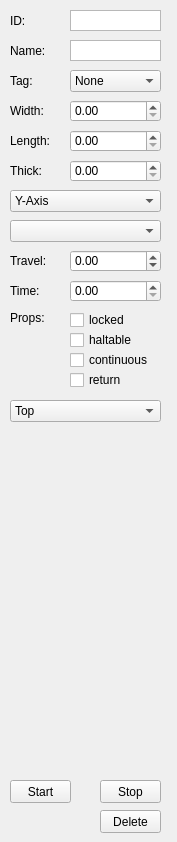
    <widget class="QWidget" name="lifts">
     <attribute name="icon">
      <iconset resource="resources.qrc">
       <normaloff>:/Icons/tools-lift.png</normaloff>:/Icons/tools-lift.png</iconset>
     </attribute>
     <attribute name="title">
      <string>Lifts</string>
     </attribute>
     <widget class="QCheckBox" name="checkLiftLocked">
      <property name="geometry">
       <rect>
        <x>70</x>
        <y>310</y>
        <width>91</width>
        <height>20</height>
       </rect>
      </property>
      <property name="toolTip">
       <string>Not implemented yet</string>
      </property>
      <property name="text">
       <string>locked</string>
      </property>
     </widget>
     <widget class="QPushButton" name="pushLiftDelete">
      <property name="geometry">
       <rect>
        <x>100</x>
        <y>810</y>
        <width>61</width>
        <height>23</height>
       </rect>
      </property>
      <property name="text">
       <string>Delete</string>
      </property>
     </widget>
     <widget class="QDoubleSpinBox" name="spinLiftTime">
      <property name="geometry">
       <rect>
        <x>70</x>
        <y>280</y>
        <width>91</width>
        <height>22</height>
       </rect>
      </property>
      <property name="minimum">
       <double>0.000000000000000</double>
      </property>
      <property name="maximum">
       <double>300.000000000000000</double>
      </property>
      <property name="singleStep">
       <double>0.250000000000000</double>
      </property>
     </widget>
     <widget class="QComboBox" name="comboLiftTag">
      <property name="geometry">
       <rect>
        <x>70</x>
        <y>70</y>
        <width>91</width>
        <height>22</height>
       </rect>
      </property>
      <item>
       <property name="text">
        <string>None</string>
       </property>
      </item>
     </widget>
     <widget class="QDoubleSpinBox" name="spinLiftTravel">
      <property name="geometry">
       <rect>
        <x>70</x>
        <y>250</y>
        <width>91</width>
        <height>22</height>
       </rect>
      </property>
      <property name="minimum">
       <double>-16384.000000000000000</double>
      </property>
      <property name="maximum">
       <double>16384.000000000000000</double>
      </property>
      <property name="singleStep">
       <double>0.062500000000000</double>
      </property>
     </widget>
     <widget class="QPlainTextEdit" name="plainLiftD">
      <property name="geometry">
       <rect>
        <x>70</x>
        <y>10</y>
        <width>91</width>
        <height>21</height>
       </rect>
      </property>
      <property name="verticalScrollBarPolicy">
       <enum>Qt::ScrollBarPolicy::ScrollBarAlwaysOff</enum>
      </property>
      <property name="horizontalScrollBarPolicy">
       <enum>Qt::ScrollBarPolicy::ScrollBarAlwaysOff</enum>
      </property>
      <property name="undoRedoEnabled">
       <bool>false</bool>
      </property>
      <property name="lineWrapMode">
       <enum>QPlainTextEdit::LineWrapMode::NoWrap</enum>
      </property>
      <property name="readOnly">
       <bool>true</bool>
      </property>
     </widget>
     <widget class="QLabel" name="labelLiftTime">
      <property name="geometry">
       <rect>
        <x>10</x>
        <y>280</y>
        <width>61</width>
        <height>21</height>
       </rect>
      </property>
      <property name="text">
       <string>Time:</string>
      </property>
     </widget>
     <widget class="QDoubleSpinBox" name="spinLiftWidth">
      <property name="geometry">
       <rect>
        <x>70</x>
        <y>100</y>
        <width>91</width>
        <height>22</height>
       </rect>
      </property>
      <property name="minimum">
       <double>0.000000000000000</double>
      </property>
      <property name="maximum">
       <double>16384.000000000000000</double>
      </property>
      <property name="singleStep">
       <double>0.250000000000000</double>
      </property>
     </widget>
     <widget class="QPushButton" name="pushLiftStart">
      <property name="geometry">
       <rect>
        <x>10</x>
        <y>780</y>
        <width>61</width>
        <height>23</height>
       </rect>
      </property>
      <property name="text">
       <string>Start</string>
      </property>
     </widget>
     <widget class="QLabel" name="labelLiftID">
      <property name="geometry">
       <rect>
        <x>10</x>
        <y>10</y>
        <width>61</width>
        <height>21</height>
       </rect>
      </property>
      <property name="text">
       <string>ID:</string>
      </property>
     </widget>
     <widget class="QLabel" name="labelLiftWidth">
      <property name="geometry">
       <rect>
        <x>10</x>
        <y>100</y>
        <width>61</width>
        <height>21</height>
       </rect>
      </property>
      <property name="text">
       <string>Width:</string>
      </property>
     </widget>
     <widget class="QLabel" name="labelLiftProps">
      <property name="geometry">
       <rect>
        <x>10</x>
        <y>310</y>
        <width>61</width>
        <height>16</height>
       </rect>
      </property>
      <property name="text">
       <string>Props:</string>
      </property>
     </widget>
     <widget class="QLabel" name="labelLiftTag">
      <property name="geometry">
       <rect>
        <x>10</x>
        <y>70</y>
        <width>61</width>
        <height>21</height>
       </rect>
      </property>
      <property name="text">
       <string>Tag:</string>
      </property>
     </widget>
     <widget class="QLabel" name="labelLiftTravel">
      <property name="geometry">
       <rect>
        <x>10</x>
        <y>250</y>
        <width>61</width>
        <height>21</height>
       </rect>
      </property>
      <property name="text">
       <string>Travel:</string>
      </property>
     </widget>
     <widget class="QPlainTextEdit" name="plainLiftName">
      <property name="geometry">
       <rect>
        <x>70</x>
        <y>40</y>
        <width>91</width>
        <height>21</height>
       </rect>
      </property>
      <property name="verticalScrollBarPolicy">
       <enum>Qt::ScrollBarPolicy::ScrollBarAlwaysOff</enum>
      </property>
      <property name="horizontalScrollBarPolicy">
       <enum>Qt::ScrollBarPolicy::ScrollBarAlwaysOff</enum>
      </property>
      <property name="lineWrapMode">
       <enum>QPlainTextEdit::LineWrapMode::NoWrap</enum>
      </property>
      <property name="readOnly">
       <bool>false</bool>
      </property>
     </widget>
     <widget class="QLabel" name="labelLiftName">
      <property name="geometry">
       <rect>
        <x>10</x>
        <y>40</y>
        <width>61</width>
        <height>21</height>
       </rect>
      </property>
      <property name="text">
       <string>Name:</string>
      </property>
     </widget>
     <widget class="QPushButton" name="pushLiftStop">
      <property name="geometry">
       <rect>
        <x>100</x>
        <y>780</y>
        <width>61</width>
        <height>23</height>
       </rect>
      </property>
      <property name="text">
       <string>Stop</string>
      </property>
     </widget>
     <widget class="QComboBox" name="comboLiftMode">
      <property name="geometry">
       <rect>
        <x>10</x>
        <y>190</y>
        <width>151</width>
        <height>22</height>
       </rect>
      </property>
      <item>
       <property name="text">
        <string>Y-Axis</string>
       </property>
      </item>
      <item>
       <property name="text">
        <string>X-Axis</string>
       </property>
      </item>
      <item>
       <property name="text">
        <string>Z-Axis</string>
       </property>
      </item>
      <item>
       <property name="text">
        <string>Path</string>
       </property>
      </item>
      <item>
       <property name="text">
        <string>Loop</string>
       </property>
      </item>
     </widget>
     <widget class="QComboBox" name="comboLiftTexture">
      <property name="geometry">
       <rect>
        <x>10</x>
        <y>400</y>
        <width>151</width>
        <height>22</height>
       </rect>
      </property>
      <item>
       <property name="text">
        <string>Top</string>
       </property>
      </item>
      <item>
       <property name="text">
        <string>Bottom</string>
       </property>
      </item>
      <item>
       <property name="text">
        <string>Sides</string>
       </property>
      </item>
     </widget>
     <widget class="WdgSurfaceEdit" name="wdgLiftSurface" native="true">
      <property name="geometry">
       <rect>
        <x>0</x>
        <y>430</y>
        <width>168</width>
        <height>340</height>
       </rect>
      </property>
     </widget>
     <widget class="QDoubleSpinBox" name="spinLiftLength">
      <property name="geometry">
       <rect>
        <x>70</x>
        <y>130</y>
        <width>91</width>
        <height>22</height>
       </rect>
      </property>
      <property name="minimum">
       <double>0.000000000000000</double>
      </property>
      <property name="maximum">
       <double>16384.000000000000000</double>
      </property>
      <property name="singleStep">
       <double>0.250000000000000</double>
      </property>
     </widget>
     <widget class="QLabel" name="labelLiftLength">
      <property name="geometry">
       <rect>
        <x>10</x>
        <y>130</y>
        <width>61</width>
        <height>21</height>
       </rect>
      </property>
      <property name="text">
       <string>Length:</string>
      </property>
     </widget>
     <widget class="QLabel" name="labelLiftThick">
      <property name="geometry">
       <rect>
        <x>10</x>
        <y>160</y>
        <width>61</width>
        <height>21</height>
       </rect>
      </property>
      <property name="text">
       <string>Thick:</string>
      </property>
     </widget>
     <widget class="QDoubleSpinBox" name="spinLiftThick">
      <property name="geometry">
       <rect>
        <x>70</x>
        <y>160</y>
        <width>91</width>
        <height>22</height>
       </rect>
      </property>
      <property name="minimum">
       <double>0.000000000000000</double>
      </property>
      <property name="maximum">
       <double>16384.000000000000000</double>
      </property>
      <property name="singleStep">
       <double>0.250000000000000</double>
      </property>
     </widget>
     <widget class="QCheckBox" name="checkLiftHaltable">
      <property name="geometry">
       <rect>
        <x>70</x>
        <y>330</y>
        <width>91</width>
        <height>20</height>
       </rect>
      </property>
      <property name="toolTip">
       <string>Can be stopped while moving</string>
      </property>
      <property name="text">
       <string>haltable</string>
      </property>
     </widget>
     <widget class="QCheckBox" name="checkLiftContinuous">
      <property name="geometry">
       <rect>
        <x>70</x>
        <y>350</y>
        <width>91</width>
        <height>20</height>
       </rect>
      </property>
      <property name="toolTip">
       <string>Moves back and forth endlessly</string>
      </property>
      <property name="text">
       <string>continuous</string>
      </property>
     </widget>
     <widget class="QCheckBox" name="checkLiftReturn">
      <property name="geometry">
       <rect>
        <x>70</x>
        <y>370</y>
        <width>91</width>
        <height>20</height>
       </rect>
      </property>
      <property name="toolTip">
       <string>Comes back once after reaching the end</string>
      </property>
      <property name="text">
       <string>return</string>
      </property>
     </widget>
     <widget class="QComboBox" name="comboLiftEasing">
      <property name="geometry">
       <rect>
        <x>10</x>
        <y>220</y>
        <width>151</width>
        <height>22</height>
       </rect>
      </property>
     </widget>
    </widget>
